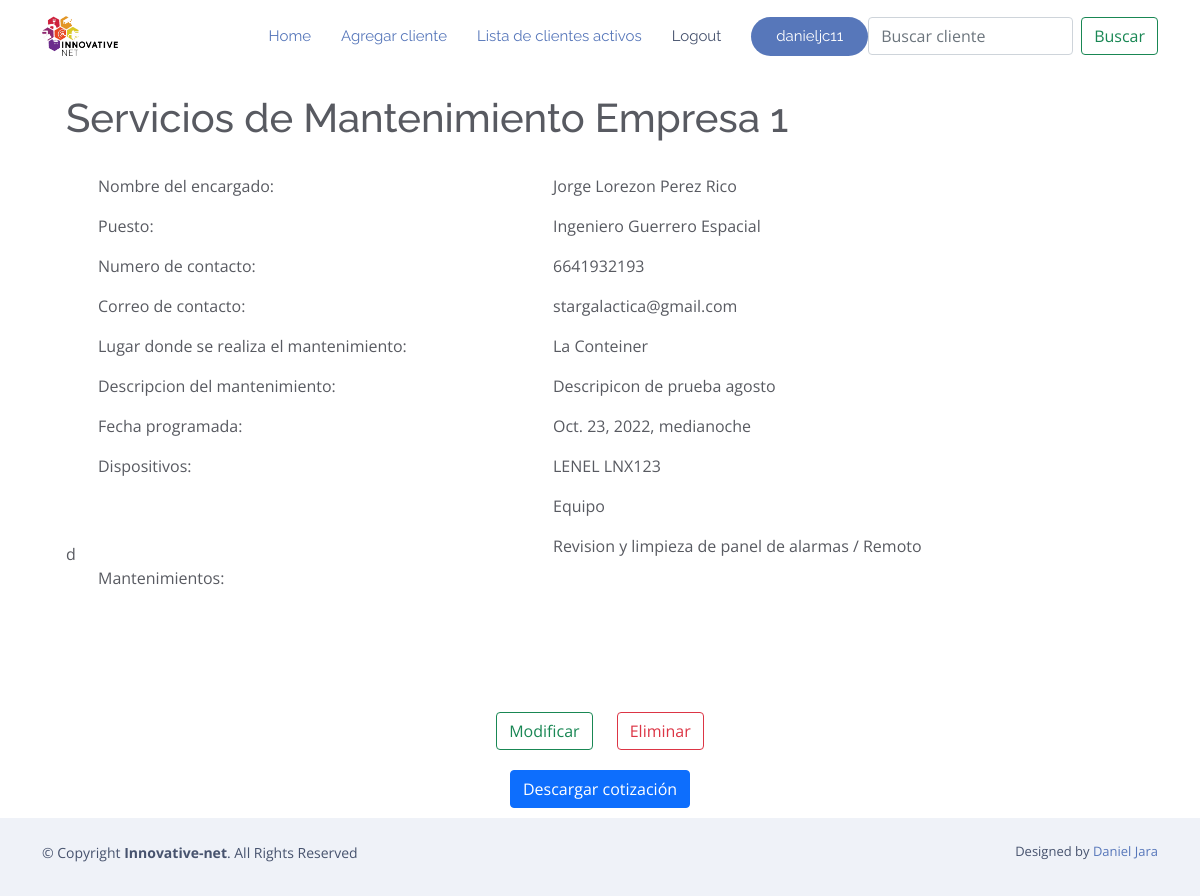
Screenshot of /mostrar_cliente/41 (signed in) with the database file from the repository.
### RPA/models.py (models this page shows, shortened)
class Cliente(models.Model):
    usuario = models.ForeignKey(User, on_delete=models.CASCADE, null=True, blank=True)
    nombre = models.CharField('Nombre de la compañia cliente',max_length=200)
    encargado = models.CharField('Nombre del contacto dentro de la empresa',max_length
    =120)
    puesto_encargado = models.CharField('Puesto del contacto',max_length
    =120)
    numero_contacto=models.CharField('Numero de telefono para contactar',max_length
    =10)
    correo_contacto=models.EmailField('Correo para contactar',blank=True)
    lugar_de_mantenimiento = models.CharField('Lugar en que se realizara el mantenimiento',max_length
    =120,blank=True)
    descripcion_cotizacion = models.TextField('Descripcion de la cotizacion',blank=True)
    fecha = models.DateTimeField('Fecha de realizacion de la cotizacion',blank=True,null=True)
    mantenimiento = models.ManyToManyField(Mantenimiento, blank=True, related_name='cliente')
    dispositivo = models.ManyToManyField(Dispositivo, blank=True, related_name="cliente")
    def __str__(self):
        return self.nombre
    class Meta:
        ordering = ['nombre']

class Dispositivo(models.Model):
    marca = models.CharField(max_length=200, verbose_name="Marca del dispositivo", null=True, blank=True)
    titulo = models.CharField(max_length=200, verbose_name="Nombre del dispositivo", null=True, blank=True)
    cantidad = models.IntegerField(verbose_name="Cantidad de dispositivos actuales", null=True)
    actividad = models.CharField(max_length=200, verbose_name="Actividad de mantenimiento a realizar",null=True, blank=True)
    plan = models.CharField(max_length=200, verbose_name="Tipo de poliza/plan", null=True, blank=True)
    def __str__(self):
        return self.marca +" "+ self.titulo
    class Meta:
        ordering = ['titulo']

class Mantenimiento(models.Model):
    title = models.CharField(max_length=200, verbose_name="Titulo Mantenimiento", null=True, blank=True)
    periodisidadactividades = models.IntegerField(verbose_name="Periodicidad regular de actividad de mtto por año", blank=True, null=True )
    periodisidadadicional = models.IntegerField(verbose_name="Periodicidad adicional de actividad de mtto  a la regular", blank=True, null=True)
    tiempoejecucion = models.IntegerField(verbose_name="Tiempo de ejecucion del mtto", blank=True, null=True)
    cantidaddispositivos = models.IntegerField(verbose_name="Cantidad de dispositivos a considerar en periodicidad regular", blank=True, null=True)
    horasactividad = models.IntegerField(verbose_name="horas por actividad de mtto regular =Importe de cantidad x Tiempo de ejecucion", blank=True, null=True)
    costomantenimientoadicional = models.FloatField(verbose_name="Costo Adicional = horas por actividad de mtto adicional =Importe de cantidad x Tiempo de ejecucion ", blank=True, null=True)
    costomantenimientoregular = models.FloatField(verbose_name="Costo Regular = horas por actividad de mtto regular =Importe de cantidad x Tiempo de ejecucion",null=True)
    Tecnico = 'Tecnico'
    precioTecnico = 23.68
    ProjectManager = 'Project Manager'
    precioProject = 78.95
    Engineering = 'Ingeniero'
    precioEngineering = 71.05
    Team = 'Equipo de tecnicos'
    precioTeam = 47.36
    Electrical = 'Electrico'
    precioElectrical = 23.68
    Trainer = 'Trainer'
    precioTrainer = 78.95
    tipoDeTrabajo=[(Tecnico,'Tecnico'),
                   (ProjectManager,'Project Manager'),
                   (Engineering,'Ingeniero'),
                   (Team,'Equipo de Tecnicos'),
                   (Electrical,'Electrico'),
                   (Trainer,'Trainer'),
                   ]
    encargadoTrabajo = models.CharField(max_length=30,choices=tipoDeTrabajo,default=Tecnico)
    def __str__(self):
        return self.title
    class Meta:
        ordering = ['title']

### RPA/views.py (the view)
# urls.py: path('mostrar_cliente/<int:pk>', Mostrar_Cliente.as_view(), name='mostrar_cliente'),
class Mostrar_Cliente(LoginRequiredMixin, DetailView):
    model = Cliente
    object = "cliente"
    template_name = "mantenimientos/detalle_cliente.html"

### RPA/templates/mantenimientos/detalle_cliente.html
{% extends "mantenimientos/base.html" %}
{% block body %}
<div class="container-fluid p-4">
    <h1> Servicios de Mantenimiento {{cliente}}</h1>
</div>
<div class="container">
    <div class="container">
        <div class="row">
          <div class="col-5">
                <ul>Nombre del encargado: </ul>
                <ul>Puesto: </ul>
                <ul>Numero de contacto: </ul>
                <ul>Correo de contacto: </ul>
                <ul>Lugar donde se realiza el mantenimiento: </ul>
                <ul>Descripcion del mantenimiento: </ul>
                <ul>Fecha programada: </ul>
                <ul>Dispositivos:</ul>
                {% for dispositivo in cliente.dispositivo.all %}
                        <br></br>d
                {% endfor %}
                <ul>Mantenimientos:</ul>
                {% for mantenimiento in cliente.mantenimiento.all %}
                        <br><br>
                {% endfor %}
          </div>
          <div class="col-5">
                <ul>{{ cliente.encargado }}</ul>
                <ul>{{ cliente.puesto_encargado }}</ul>
                <ul>{{ cliente.numero_contacto }}</ul>
                <ul>{{ cliente.correo_contacto }}</ul>
                <ul>{{ cliente.lugar_de_mantenimiento }}</ul>
                <ul>{{ cliente.descripcion_cotizacion }}</ul>
                <ul>{{ cliente.fecha }}</ul>
                {% for dispositivo in cliente.dispositivo.all %}
                        <ul>{{ dispositivo }}</ul>
                {% endfor %}
                {% for mantenimiento in cliente.mantenimiento.all %}
                        <ul>{{ mantenimiento }}</ul>
                {% endfor %}
          </div>
          <div class="col">
          </div>
        </div>
      </div>
          <center>
                <a href="{% url 'modificar_cliente' cliente.id %}">
                        <button type="button" class="btn btn-outline-success" style="margin:10px">Modificar</button>
                </a>
                <a href="{% url 'eliminar_cliente' cliente.id %}">
                        <button type="button" class="btn btn-outline-danger" style="margin:10px">Eliminar</button>
                </a>
                <br>
                <a href="{% url 'cotizacion_pdf' cliente.id %}" download="cotizacion.pdf">
                        <button type="button" class="btn btn-primary" style="margin:10px">Descargar cotización</button>
                </a>
        </center>
</div>
{% endblock %}

### RPA/templates/mantenimientos/base.html (shortened to what this page needs)
{% load static %}
<!DOCTYPE html>
<html lang="en">
<head>
  <link rel="stylesheet" href="https://stackpath.bootstrapcdn.com/bootstrap/4.5.0/css/bootstrap.min.css">
  <link href="{% static '\vendor\aos\aos.css' %}" rel="stylesheet">
  <link href="{% static '\vendor\bootstrap\css\bootstrap.min.css' %}" rel="stylesheet">
  <link href="{% static '\vendor\bootstrap-icons\bootstrap-icons.css' %}" rel="stylesheet">
  <link href="{% static '\vendor\boxicons\css\boxicons.min.css' %}" rel="stylesheet">
  <link href="{% static '\vendor\glightbox\css\glightbox.min.css' %}" rel="stylesheet">
  <link href="{% static '\vendor\swiper\swiper-bundle.min.css' %}" rel="stylesheet">
  <link href="{% static '\css\style.css' %}" rel="stylesheet">
</head>
<body style="padding-top: 70px;">
  <header id="header" class="fixed-top  header-transparent ">
    <div class="container d-flex align-items-center justify-content-between">
      <div class="logo">
        <a href="https://www.innovative-net.mx/"><img src="{% static '\assets\img\horizontal blanco.png' %}" alt="" class="img-fluid"></a>
      </div>
      <nav id="navbar" class="navbar">
        <ul>
          <li><a class="nav-link scrollto active" href="{% url 'home' %}">Home</a></li>
          <li><a class="nav-link scrollto active" href="{% url 'agregar_cliente' %}">Agregar cliente</a></li>
          <li><a class="nav-link scrollto active" href="{% url 'lista_clientes' %}">Lista de clientes activos</a></li>
          {% if request.user.is_authenticated %}
          <li><a class="nav-link scrollto" href="{% url 'logout' %}">Logout</a></li>
          <li><a class="getstarted scrollto" href="" >{{request.user}}</a></li>
          {% else %}
          <li><a class="getstarted scrollto" href="{% url 'login'  %}" >Login</a></li>
          {% endif %}
        </ul>
        <form class="d-flex" method="POST" action="{% url 'buscar_clientes' %}">
          <input class="form-control me-2" type="search" placeholder="Buscar cliente"
                 aria-label="Buscar cliente" name="searched">
          <button class="btn btn-outline-success" type="submit">
            Buscar
          </button>
        </form>
      </nav>
    </div>
  </header>
    <div class="container-sm">
      {% block body %}
      {% endblock %}
    </div>
        <footer id="footer">
            <div class="container py-4">
              <div class="copyright">
                &copy; Copyright <strong><span>Innovative-net</span></strong>. All Rights Reserved
              </div>
              <div class="credits">
                Designed by <a href="https://bootstrapmade.com/">Daniel Jara</a>
              </div>
            </div>
          </footer>
</body>
        </html>

### RPA/static/css/style.css (style rules this page uses)
body { font-family: "Open Sans", sans-serif; color: #585a61; }
a { color: #5777ba; text-decoration: none; }
h1, h2, h3, h4, h5, h6 { font-family: "Raleway", sans-serif; }
#header { transition: all 0.5s; z-index: 997; transition: all 0.5s; padding: 15px 0; background: rgba(255, 255, 255, 0.95); }
#header.header-transparent { background: transparent; }
#header .logo img { margin: 0; max-height: 40px; }
.navbar { padding: 0; }
.navbar ul { margin: 0; padding: 0; display: flex; list-style: none; align-items: center; }
.navbar li { position: relative; }
.navbar a, .navbar a:focus { display: flex; align-items: center; justify-content: space-between; padding: 10px 0 10px 30px; font-family: "Raleway", sans-serif; font-size: 15px; color: #47536e; white-space: nowrap; transition: 0.3s; }
.navbar a:hover, .navbar .active, .navbar .active:focus, .navbar li:hover > a { color: #5777ba; }
.navbar .getstarted { background: #5777ba; color: #fff; padding: 12px 25px; margin-left: 30px; color: #fff; line-height: 1; border-radius: 50px; }
#footer { background: #fff; padding: 0 0 30px 0; color: #47536e; font-size: 14px; background: #eff2f8; }
#footer .copyright { text-align: center; float: left; color: #47536e; }
#footer .credits { float: right; text-align: center; font-size: 13px; color: #47536e; }

### rows the page displays
Cliente: nombre "Empresa 1", encargado "Jorge Lorezon Perez Rico", puesto_encargado "Ingeniero Guerrero Espacial", numero_contacto "6641932193", correo_contacto "stargalactica@gmail.com", lugar_de_mantenimiento "La Conteiner", descripcion_cotizacion "Descripicon de prueba agosto", fecha "Oct. 23, 2022, medianoche"
Dispositivo: marca+titulo "LENEL LNX123"
Mantenimiento: title "Equipo"
Mantenimiento: title "Revision y limpieza de panel de alarmas / Remoto"

### other values shown
{{ request.user }} "danieljc11"
